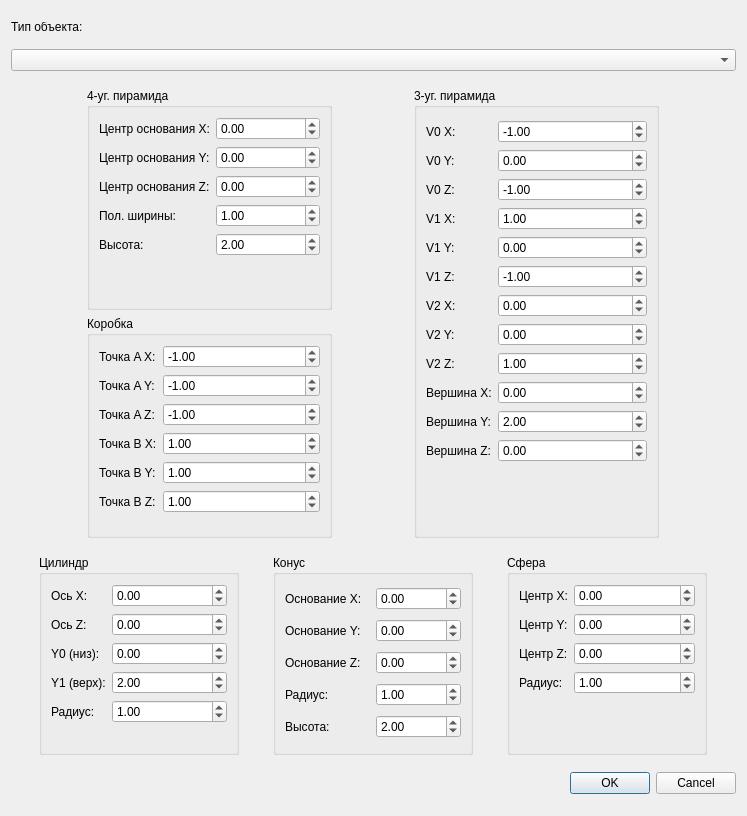
<?xml version="1.0" encoding="UTF-8"?>
<ui version="4.0">
 <class>AddObjectDialog</class>
 <widget class="QDialog" name="AddObjectDialog">
  <property name="geometry">
   <rect>
    <x>0</x>
    <y>0</y>
    <width>747</width>
    <height>816</height>
   </rect>
  </property>
  <property name="maximumSize">
   <size>
    <width>16777215</width>
    <height>1300</height>
   </size>
  </property>
  <property name="windowTitle">
   <string>Добавить объект</string>
  </property>
  <layout class="QVBoxLayout" name="verticalLayout">
   <item>
    <widget class="QLabel" name="label">
     <property name="maximumSize">
      <size>
       <width>16777215</width>
       <height>10</height>
      </size>
     </property>
     <property name="text">
      <string>Тип объекта:</string>
     </property>
    </widget>
   </item>
   <item>
    <widget class="QComboBox" name="typeComboBox"/>
   </item>
   <item>
    <layout class="QHBoxLayout" name="horizontalLayout_2">
     <property name="topMargin">
      <number>0</number>
     </property>
     <item>
      <layout class="QVBoxLayout" name="verticalLayout_2">
       <item>
        <widget class="QGroupBox" name="quadPyramidGroup">
         <property name="maximumSize">
          <size>
           <width>245</width>
           <height>450</height>
          </size>
         </property>
         <property name="title">
          <string>4-уг. пирамида</string>
         </property>
         <layout class="QFormLayout" name="formLayout_4">
          <item row="0" column="0">
           <widget class="QLabel" name="label_16">
            <property name="text">
             <string>Центр основания X:</string>
            </property>
           </widget>
          </item>
          <item row="0" column="1">
           <widget class="QDoubleSpinBox" name="quadPyramidCenterX">
            <property name="minimum">
             <double>-1000.000000000000000</double>
            </property>
            <property name="maximum">
             <double>1000.000000000000000</double>
            </property>
            <property name="value">
             <double>0.000000000000000</double>
            </property>
           </widget>
          </item>
          <item row="1" column="0">
           <widget class="QLabel" name="label_17">
            <property name="text">
             <string>Центр основания Y:</string>
            </property>
           </widget>
          </item>
          <item row="1" column="1">
           <widget class="QDoubleSpinBox" name="quadPyramidCenterY">
            <property name="minimum">
             <double>-1000.000000000000000</double>
            </property>
            <property name="maximum">
             <double>1000.000000000000000</double>
            </property>
            <property name="value">
             <double>0.000000000000000</double>
            </property>
           </widget>
          </item>
          <item row="2" column="0">
           <widget class="QLabel" name="label_18">
            <property name="text">
             <string>Центр основания Z:</string>
            </property>
           </widget>
          </item>
          <item row="2" column="1">
           <widget class="QDoubleSpinBox" name="quadPyramidCenterZ">
            <property name="minimum">
             <double>-1000.000000000000000</double>
            </property>
            <property name="maximum">
             <double>1000.000000000000000</double>
            </property>
            <property name="value">
             <double>0.000000000000000</double>
            </property>
           </widget>
          </item>
          <item row="3" column="0">
           <widget class="QLabel" name="label_19">
            <property name="text">
             <string>Пол. ширины:</string>
            </property>
           </widget>
          </item>
          <item row="3" column="1">
           <widget class="QDoubleSpinBox" name="quadPyramidHalfWidth">
            <property name="minimum">
             <double>0.010000000000000</double>
            </property>
            <property name="maximum">
             <double>1000.000000000000000</double>
            </property>
            <property name="value">
             <double>1.000000000000000</double>
            </property>
           </widget>
          </item>
          <item row="4" column="0">
           <widget class="QLabel" name="label_20">
            <property name="text">
             <string>Высота:</string>
            </property>
           </widget>
          </item>
          <item row="4" column="1">
           <widget class="QDoubleSpinBox" name="quadPyramidHeight">
            <property name="minimum">
             <double>0.010000000000000</double>
            </property>
            <property name="maximum">
             <double>1000.000000000000000</double>
            </property>
            <property name="value">
             <double>2.000000000000000</double>
            </property>
           </widget>
          </item>
         </layout>
        </widget>
       </item>
       <item>
        <widget class="QGroupBox" name="boxGroup">
         <property name="maximumSize">
          <size>
           <width>245</width>
           <height>450</height>
          </size>
         </property>
         <property name="title">
          <string>Коробка</string>
         </property>
         <layout class="QFormLayout" name="formLayout_6">
          <item row="0" column="0">
           <widget class="QLabel" name="label_33">
            <property name="text">
             <string>Точка A X:</string>
            </property>
           </widget>
          </item>
          <item row="0" column="1">
           <widget class="QDoubleSpinBox" name="boxAX">
            <property name="minimum">
             <double>-1000.000000000000000</double>
            </property>
            <property name="maximum">
             <double>1000.000000000000000</double>
            </property>
            <property name="value">
             <double>-1.000000000000000</double>
            </property>
           </widget>
          </item>
          <item row="1" column="0">
           <widget class="QLabel" name="label_34">
            <property name="text">
             <string>Точка A Y:</string>
            </property>
           </widget>
          </item>
          <item row="1" column="1">
           <widget class="QDoubleSpinBox" name="boxAY">
            <property name="minimum">
             <double>-1000.000000000000000</double>
            </property>
            <property name="maximum">
             <double>1000.000000000000000</double>
            </property>
            <property name="value">
             <double>-1.000000000000000</double>
            </property>
           </widget>
          </item>
          <item row="2" column="0">
           <widget class="QLabel" name="label_35">
            <property name="text">
             <string>Точка A Z:</string>
            </property>
           </widget>
          </item>
          <item row="2" column="1">
           <widget class="QDoubleSpinBox" name="boxAZ">
            <property name="minimum">
             <double>-1000.000000000000000</double>
            </property>
            <property name="maximum">
             <double>1000.000000000000000</double>
            </property>
            <property name="value">
             <double>-1.000000000000000</double>
            </property>
           </widget>
          </item>
          <item row="3" column="0">
           <widget class="QLabel" name="label_36">
            <property name="text">
             <string>Точка B X:</string>
            </property>
           </widget>
          </item>
          <item row="3" column="1">
           <widget class="QDoubleSpinBox" name="boxBX">
            <property name="minimum">
             <double>-1000.000000000000000</double>
            </property>
            <property name="maximum">
             <double>1000.000000000000000</double>
            </property>
            <property name="value">
             <double>1.000000000000000</double>
            </property>
           </widget>
          </item>
          <item row="4" column="0">
           <widget class="QLabel" name="label_37">
            <property name="text">
             <string>Точка B Y:</string>
            </property>
           </widget>
          </item>
          <item row="4" column="1">
           <widget class="QDoubleSpinBox" name="boxBY">
            <property name="minimum">
             <double>-1000.000000000000000</double>
            </property>
            <property name="maximum">
             <double>1000.000000000000000</double>
            </property>
            <property name="value">
             <double>1.000000000000000</double>
            </property>
           </widget>
          </item>
          <item row="5" column="0">
           <widget class="QLabel" name="label_38">
            <property name="text">
             <string>Точка B Z:</string>
            </property>
           </widget>
          </item>
          <item row="5" column="1">
           <widget class="QDoubleSpinBox" name="boxBZ">
            <property name="minimum">
             <double>-1000.000000000000000</double>
            </property>
            <property name="maximum">
             <double>1000.000000000000000</double>
            </property>
            <property name="value">
             <double>1.000000000000000</double>
            </property>
           </widget>
          </item>
         </layout>
        </widget>
       </item>
      </layout>
     </item>
     <item>
      <widget class="QGroupBox" name="triPyramidGroup">
       <property name="maximumSize">
        <size>
         <width>245</width>
         <height>450</height>
        </size>
       </property>
       <property name="title">
        <string>3-уг. пирамида</string>
       </property>
       <layout class="QFormLayout" name="formLayout_5">
        <property name="topMargin">
         <number>12</number>
        </property>
        <item row="0" column="1">
         <widget class="QDoubleSpinBox" name="triV0X">
          <property name="minimum">
           <double>-1000.000000000000000</double>
          </property>
          <property name="maximum">
           <double>1000.000000000000000</double>
          </property>
          <property name="value">
           <double>-1.000000000000000</double>
          </property>
         </widget>
        </item>
        <item row="1" column="0">
         <widget class="QLabel" name="label_22">
          <property name="text">
           <string>V0 Y:</string>
          </property>
         </widget>
        </item>
        <item row="1" column="1">
         <widget class="QDoubleSpinBox" name="triV0Y">
          <property name="minimum">
           <double>-1000.000000000000000</double>
          </property>
          <property name="maximum">
           <double>1000.000000000000000</double>
          </property>
          <property name="value">
           <double>0.000000000000000</double>
          </property>
         </widget>
        </item>
        <item row="2" column="0">
         <widget class="QLabel" name="label_23">
          <property name="text">
           <string>V0 Z:</string>
          </property>
         </widget>
        </item>
        <item row="2" column="1">
         <widget class="QDoubleSpinBox" name="triV0Z">
          <property name="minimum">
           <double>-1000.000000000000000</double>
          </property>
          <property name="maximum">
           <double>1000.000000000000000</double>
          </property>
          <property name="value">
           <double>-1.000000000000000</double>
          </property>
         </widget>
        </item>
        <item row="3" column="0">
         <widget class="QLabel" name="label_24">
          <property name="text">
           <string>V1 X:</string>
          </property>
         </widget>
        </item>
        <item row="3" column="1">
         <widget class="QDoubleSpinBox" name="triV1X">
          <property name="minimum">
           <double>-1000.000000000000000</double>
          </property>
          <property name="maximum">
           <double>1000.000000000000000</double>
          </property>
          <property name="value">
           <double>1.000000000000000</double>
          </property>
         </widget>
        </item>
        <item row="4" column="0">
         <widget class="QLabel" name="label_25">
          <property name="text">
           <string>V1 Y:</string>
          </property>
         </widget>
        </item>
        <item row="4" column="1">
         <widget class="QDoubleSpinBox" name="triV1Y">
          <property name="minimum">
           <double>-1000.000000000000000</double>
          </property>
          <property name="maximum">
           <double>1000.000000000000000</double>
          </property>
          <property name="value">
           <double>0.000000000000000</double>
          </property>
         </widget>
        </item>
        <item row="5" column="0">
         <widget class="QLabel" name="label_26">
          <property name="text">
           <string>V1 Z:</string>
          </property>
         </widget>
        </item>
        <item row="5" column="1">
         <widget class="QDoubleSpinBox" name="triV1Z">
          <property name="minimum">
           <double>-1000.000000000000000</double>
          </property>
          <property name="maximum">
           <double>1000.000000000000000</double>
          </property>
          <property name="value">
           <double>-1.000000000000000</double>
          </property>
         </widget>
        </item>
        <item row="6" column="0">
         <widget class="QLabel" name="label_27">
          <property name="text">
           <string>V2 X:</string>
          </property>
         </widget>
        </item>
        <item row="6" column="1">
         <widget class="QDoubleSpinBox" name="triV2X">
          <property name="minimum">
           <double>-1000.000000000000000</double>
          </property>
          <property name="maximum">
           <double>1000.000000000000000</double>
          </property>
          <property name="value">
           <double>0.000000000000000</double>
          </property>
         </widget>
        </item>
        <item row="7" column="0">
         <widget class="QLabel" name="label_28">
          <property name="text">
           <string>V2 Y:</string>
          </property>
         </widget>
        </item>
        <item row="7" column="1">
         <widget class="QDoubleSpinBox" name="triV2Y">
          <property name="minimum">
           <double>-1000.000000000000000</double>
          </property>
          <property name="maximum">
           <double>1000.000000000000000</double>
          </property>
          <property name="value">
           <double>0.000000000000000</double>
          </property>
         </widget>
        </item>
        <item row="8" column="0">
         <widget class="QLabel" name="label_29">
          <property name="text">
           <string>V2 Z:</string>
          </property>
         </widget>
        </item>
        <item row="8" column="1">
         <widget class="QDoubleSpinBox" name="triV2Z">
          <property name="minimum">
           <double>-1000.000000000000000</double>
          </property>
          <property name="maximum">
           <double>1000.000000000000000</double>
          </property>
          <property name="value">
           <double>1.000000000000000</double>
          </property>
         </widget>
        </item>
        <item row="9" column="0">
         <widget class="QLabel" name="label_30">
          <property name="text">
           <string>Вершина X:</string>
          </property>
         </widget>
        </item>
        <item row="9" column="1">
         <widget class="QDoubleSpinBox" name="triApexX">
          <property name="minimum">
           <double>-1000.000000000000000</double>
          </property>
          <property name="maximum">
           <double>1000.000000000000000</double>
          </property>
          <property name="value">
           <double>0.000000000000000</double>
          </property>
         </widget>
        </item>
        <item row="10" column="0">
         <widget class="QLabel" name="label_31">
          <property name="text">
           <string>Вершина Y:</string>
          </property>
         </widget>
        </item>
        <item row="10" column="1">
         <widget class="QDoubleSpinBox" name="triApexY">
          <property name="minimum">
           <double>-1000.000000000000000</double>
          </property>
          <property name="maximum">
           <double>1000.000000000000000</double>
          </property>
          <property name="value">
           <double>2.000000000000000</double>
          </property>
         </widget>
        </item>
        <item row="11" column="1">
         <widget class="QDoubleSpinBox" name="triApexZ">
          <property name="minimum">
           <double>-1000.000000000000000</double>
          </property>
          <property name="maximum">
           <double>1000.000000000000000</double>
          </property>
          <property name="value">
           <double>0.000000000000000</double>
          </property>
         </widget>
        </item>
        <item row="0" column="0">
         <widget class="QLabel" name="label_21">
          <property name="text">
           <string>V0 X:</string>
          </property>
         </widget>
        </item>
        <item row="11" column="0">
         <widget class="QLabel" name="label_32">
          <property name="text">
           <string>Вершина Z:</string>
          </property>
         </widget>
        </item>
       </layout>
      </widget>
     </item>
    </layout>
   </item>
   <item>
    <layout class="QHBoxLayout" name="horizontalLayout">
     <property name="topMargin">
      <number>0</number>
     </property>
     <item>
      <widget class="QGroupBox" name="cylinderGroup">
       <property name="maximumSize">
        <size>
         <width>200</width>
         <height>200</height>
        </size>
       </property>
       <property name="title">
        <string>Цилиндр</string>
       </property>
       <layout class="QFormLayout" name="formLayout_2">
        <item row="0" column="0">
         <widget class="QLabel" name="label_6">
          <property name="text">
           <string>Ось X:</string>
          </property>
         </widget>
        </item>
        <item row="0" column="1">
         <widget class="QDoubleSpinBox" name="cylinderAxisX">
          <property name="minimum">
           <double>-1000.000000000000000</double>
          </property>
          <property name="maximum">
           <double>1000.000000000000000</double>
          </property>
          <property name="value">
           <double>0.000000000000000</double>
          </property>
         </widget>
        </item>
        <item row="1" column="1">
         <widget class="QDoubleSpinBox" name="cylinderAxisZ">
          <property name="minimum">
           <double>-1000.000000000000000</double>
          </property>
          <property name="maximum">
           <double>1000.000000000000000</double>
          </property>
          <property name="value">
           <double>0.000000000000000</double>
          </property>
         </widget>
        </item>
        <item row="2" column="0">
         <widget class="QLabel" name="label_8">
          <property name="text">
           <string>Y0 (низ):</string>
          </property>
         </widget>
        </item>
        <item row="2" column="1">
         <widget class="QDoubleSpinBox" name="cylinderY0">
          <property name="minimum">
           <double>-1000.000000000000000</double>
          </property>
          <property name="maximum">
           <double>1000.000000000000000</double>
          </property>
          <property name="value">
           <double>0.000000000000000</double>
          </property>
         </widget>
        </item>
        <item row="3" column="0">
         <widget class="QLabel" name="label_9">
          <property name="text">
           <string>Y1 (верх):</string>
          </property>
         </widget>
        </item>
        <item row="3" column="1">
         <widget class="QDoubleSpinBox" name="cylinderY1">
          <property name="minimum">
           <double>-1000.000000000000000</double>
          </property>
          <property name="maximum">
           <double>1000.000000000000000</double>
          </property>
          <property name="value">
           <double>2.000000000000000</double>
          </property>
         </widget>
        </item>
        <item row="4" column="0">
         <widget class="QLabel" name="label_10">
          <property name="text">
           <string>Радиус:</string>
          </property>
         </widget>
        </item>
        <item row="4" column="1">
         <widget class="QDoubleSpinBox" name="cylinderRadius">
          <property name="minimum">
           <double>0.010000000000000</double>
          </property>
          <property name="maximum">
           <double>1000.000000000000000</double>
          </property>
          <property name="value">
           <double>1.000000000000000</double>
          </property>
         </widget>
        </item>
        <item row="1" column="0">
         <widget class="QLabel" name="label_7">
          <property name="text">
           <string>Ось Z:</string>
          </property>
         </widget>
        </item>
       </layout>
      </widget>
     </item>
     <item>
      <widget class="QGroupBox" name="coneGroup">
       <property name="maximumSize">
        <size>
         <width>200</width>
         <height>200</height>
        </size>
       </property>
       <property name="title">
        <string>Конус</string>
       </property>
       <layout class="QGridLayout" name="formLayout_3">
        <item row="0" column="0">
         <widget class="QLabel" name="label_11">
          <property name="text">
           <string>Основание X:</string>
          </property>
         </widget>
        </item>
        <item row="0" column="1">
         <widget class="QDoubleSpinBox" name="coneBaseX">
          <property name="minimum">
           <double>-1000.000000000000000</double>
          </property>
          <property name="maximum">
           <double>1000.000000000000000</double>
          </property>
          <property name="value">
           <double>0.000000000000000</double>
          </property>
         </widget>
        </item>
        <item row="1" column="0">
         <widget class="QLabel" name="label_12">
          <property name="text">
           <string>Основание Y:</string>
          </property>
         </widget>
        </item>
        <item row="1" column="1">
         <widget class="QDoubleSpinBox" name="coneBaseY">
          <property name="minimum">
           <double>-1000.000000000000000</double>
          </property>
          <property name="maximum">
           <double>1000.000000000000000</double>
          </property>
          <property name="value">
           <double>0.000000000000000</double>
          </property>
         </widget>
        </item>
        <item row="2" column="0">
         <widget class="QLabel" name="label_13">
          <property name="text">
           <string>Основание Z:</string>
          </property>
         </widget>
        </item>
        <item row="2" column="1">
         <widget class="QDoubleSpinBox" name="coneBaseZ">
          <property name="minimum">
           <double>-1000.000000000000000</double>
          </property>
          <property name="maximum">
           <double>1000.000000000000000</double>
          </property>
          <property name="value">
           <double>0.000000000000000</double>
          </property>
         </widget>
        </item>
        <item row="3" column="0">
         <widget class="QLabel" name="label_14">
          <property name="text">
           <string>Радиус:</string>
          </property>
         </widget>
        </item>
        <item row="3" column="1">
         <widget class="QDoubleSpinBox" name="coneRadius">
          <property name="minimum">
           <double>0.010000000000000</double>
          </property>
          <property name="maximum">
           <double>1000.000000000000000</double>
          </property>
          <property name="value">
           <double>1.000000000000000</double>
          </property>
         </widget>
        </item>
        <item row="4" column="0">
         <widget class="QLabel" name="label_15">
          <property name="text">
           <string>Высота:</string>
          </property>
         </widget>
        </item>
        <item row="4" column="1">
         <widget class="QDoubleSpinBox" name="coneHeight">
          <property name="minimum">
           <double>0.010000000000000</double>
          </property>
          <property name="maximum">
           <double>1000.000000000000000</double>
          </property>
          <property name="value">
           <double>2.000000000000000</double>
          </property>
         </widget>
        </item>
       </layout>
      </widget>
     </item>
     <item>
      <widget class="QGroupBox" name="sphereGroup">
       <property name="maximumSize">
        <size>
         <width>200</width>
         <height>200</height>
        </size>
       </property>
       <property name="title">
        <string>Сфера</string>
       </property>
       <layout class="QFormLayout" name="formLayout_1">
        <item row="0" column="0">
         <widget class="QLabel" name="label_2">
          <property name="text">
           <string>Центр X:</string>
          </property>
         </widget>
        </item>
        <item row="0" column="1">
         <widget class="QDoubleSpinBox" name="sphereCenterX">
          <property name="minimum">
           <double>-1000.000000000000000</double>
          </property>
          <property name="maximum">
           <double>1000.000000000000000</double>
          </property>
          <property name="value">
           <double>0.000000000000000</double>
          </property>
         </widget>
        </item>
        <item row="1" column="0">
         <widget class="QLabel" name="label_3">
          <property name="text">
           <string>Центр Y:</string>
          </property>
         </widget>
        </item>
        <item row="1" column="1">
         <widget class="QDoubleSpinBox" name="sphereCenterY">
          <property name="minimum">
           <double>-1000.000000000000000</double>
          </property>
          <property name="maximum">
           <double>1000.000000000000000</double>
          </property>
          <property name="value">
           <double>0.000000000000000</double>
          </property>
         </widget>
        </item>
        <item row="2" column="0">
         <widget class="QLabel" name="label_4">
          <property name="text">
           <string>Центр Z:</string>
          </property>
         </widget>
        </item>
        <item row="2" column="1">
         <widget class="QDoubleSpinBox" name="sphereCenterZ">
          <property name="minimum">
           <double>-1000.000000000000000</double>
          </property>
          <property name="maximum">
           <double>1000.000000000000000</double>
          </property>
          <property name="value">
           <double>0.000000000000000</double>
          </property>
         </widget>
        </item>
        <item row="3" column="0">
         <widget class="QLabel" name="label_5">
          <property name="text">
           <string>Радиус:</string>
          </property>
         </widget>
        </item>
        <item row="3" column="1">
         <widget class="QDoubleSpinBox" name="sphereRadius">
          <property name="minimum">
           <double>0.010000000000000</double>
          </property>
          <property name="maximum">
           <double>1000.000000000000000</double>
          </property>
          <property name="value">
           <double>1.000000000000000</double>
          </property>
         </widget>
        </item>
       </layout>
      </widget>
     </item>
    </layout>
   </item>
   <item>
    <widget class="QDialogButtonBox" name="buttonBox">
     <property name="orientation">
      <enum>Qt::Horizontal</enum>
     </property>
     <property name="standardButtons">
      <set>QDialogButtonBox::Cancel|QDialogButtonBox::Ok</set>
     </property>
    </widget>
   </item>
  </layout>
 </widget>
 <resources/>
 <connections>
  <connection>
   <sender>buttonBox</sender>
   <signal>accepted()</signal>
   <receiver>AddObjectDialog</receiver>
   <slot>accept()</slot>
   <hints>
    <hint type="sourcelabel">
     <x>20</x>
     <y>20</y>
    </hint>
    <hint type="destinationlabel">
     <x>20</x>
     <y>20</y>
    </hint>
   </hints>
  </connection>
  <connection>
   <sender>buttonBox</sender>
   <signal>rejected()</signal>
   <receiver>AddObjectDialog</receiver>
   <slot>reject()</slot>
   <hints>
    <hint type="sourcelabel">
     <x>20</x>
     <y>20</y>
    </hint>
    <hint type="destinationlabel">
     <x>20</x>
     <y>20</y>
    </hint>
   </hints>
  </connection>
 </connections>
</ui>
